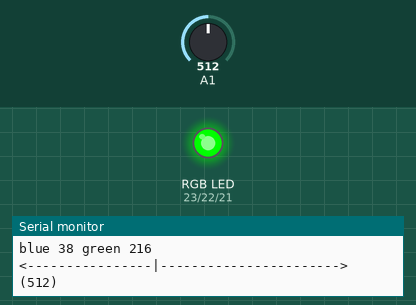
Recording of a sketch running on a simulated Arduino Mega 2560, built with avr-gcc and run on an emulated ATmega2560. Parts: an RGB LED mixed from three pins (HIGH = lit), the last lines printed to the serial monitor. Inputs (shaded band) come from the test bench; at power-on: A1 = 512.

Above: at 1.2 s.
1.3 s: A1 set to 789
2.9 s: A1 set to 800
At 4.1 s:
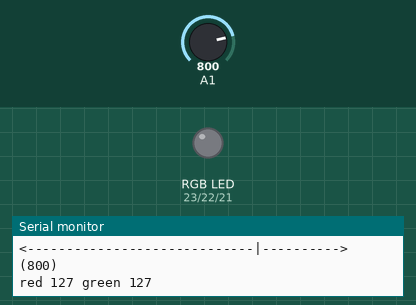
4.4 s: A1 set to 900
At 5.6 s:
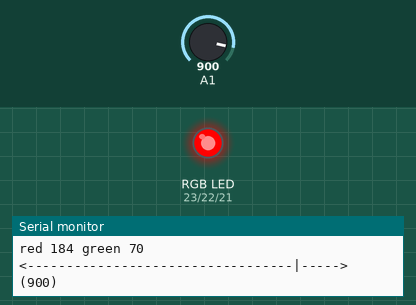
5.9 s: A1 set to 306
At 6.4 s:
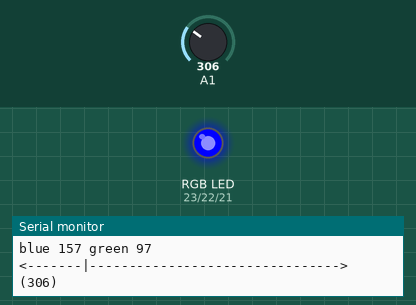
7.4 s: A1 set to 349
10.4 s: A1 set to 357
At 10.7 s:
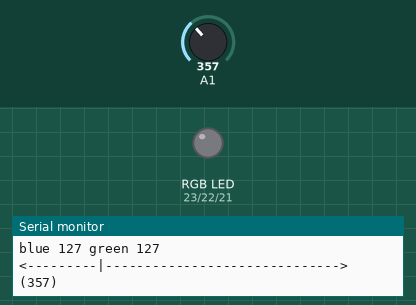
Timing chart, 0 to 12.9 s (numbered marks = the images above; inputs shaded):
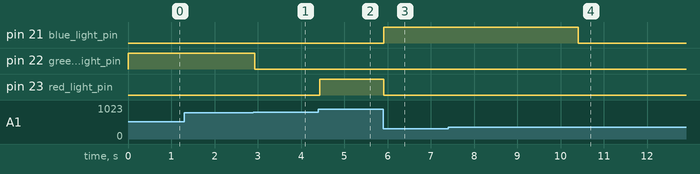

Measured:
- the behaviour switches between 799 and 800 on A1 (found by bisection; images 0 and 1)
- the behaviour switches between 356 and 357 on A1 (found by bisection; images 3 and 4)
- after the input at 2.9 s, pin 22 (green_light_pin): HIGH → LOW at once
- after the input at 4.4 s, pin 23 (red_light_pin): LOW → HIGH at once
- after the input at 5.9 s, pin 21 (blue_light_pin): LOW → HIGH at once; pin 23 (red_light_pin): HIGH → LOW at once
- after the input at 10.4 s, pin 21 (blue_light_pin): HIGH → LOW at once

The sketch:

test_softpot.ino
```cpp
const int SOFT_POT_PIN = 17; // Pin connected to softpot wiper

const int GRAPH_LENGTH = 40; // Length of line graph

const int red_light_pin = 23;
const int green_light_pin = 22;
const int blue_light_pin = 21;

// 1.5kohm seems ok when softpot is not touched
const uint16_t touch_threshold = 1;
static uint16_t prev_value;

static void RGB_color(int red_light_value, int green_light_value, int blue_light_value){
  analogWrite(red_light_pin, red_light_value);
  analogWrite(green_light_pin, green_light_value);
  analogWrite(blue_light_pin, blue_light_value);
}


// need calibration?  - resistor 10K on middle pin
//                    - ~1.5K on pin connecting to the ground
uint16_t min_val = 136;
uint16_t softpot_range = 1023 - min_val;
uint16_t half_range = softpot_range / 2;

void setup()
{
  Serial.begin(9600);
  pinMode(SOFT_POT_PIN, INPUT);
  prev_value = 0;
  pinMode(red_light_pin, OUTPUT);
  pinMode(green_light_pin, OUTPUT);
  pinMode(blue_light_pin, OUTPUT);
  RGB_color(0, 0 ,0);
}

void loop()
{
  // Read in the soft pot's ADC value
  int softPotADC = analogRead(SOFT_POT_PIN);

  if(softPotADC >= min_val){

  // did we touched softpot membrane?
//  if( (softPotADC - touch_threshold) > 0 ){

    uint16_t sf_val = softPotADC - min_val;
    if(sf_val < half_range){
      int blue_val = map(half_range - sf_val, 0, half_range, 0, 255);
      int green_val = map(sf_val, 0, half_range, 0, 255);
      RGB_color(0, green_val, blue_val);
      Serial.print("blue ");
      Serial.print(blue_val);
      Serial.print(" green ");
      Serial.println(green_val);

    } else {
      sf_val -= half_range;
      int green_val = map(half_range - sf_val, 0, half_range, 0, 255);
      int red_val = map(sf_val, 0, half_range, 0, 255);
      RGB_color(red_val, green_val, 0);
      Serial.print("red ");
      Serial.print(red_val);
      Serial.print(" green ");
      Serial.println(green_val);

    }


    // Map the 0-1023 value to 0-40
      int softPotPosition = map(softPotADC, min_val, 1023, 0, GRAPH_LENGTH);
      // Print a line graph:
      Serial.print("<"); // Starting end
      for (int i=0; i<GRAPH_LENGTH; i++)
      {
        if (i == softPotPosition) Serial.print("|");
        else Serial.print("-");
      }
      Serial.println("> (" + String(softPotADC) /*+ " - " + String(digitalRead(SOFT_POT_PIN))*/ + ")");
    }


//  }


  delay(50);
}
```
